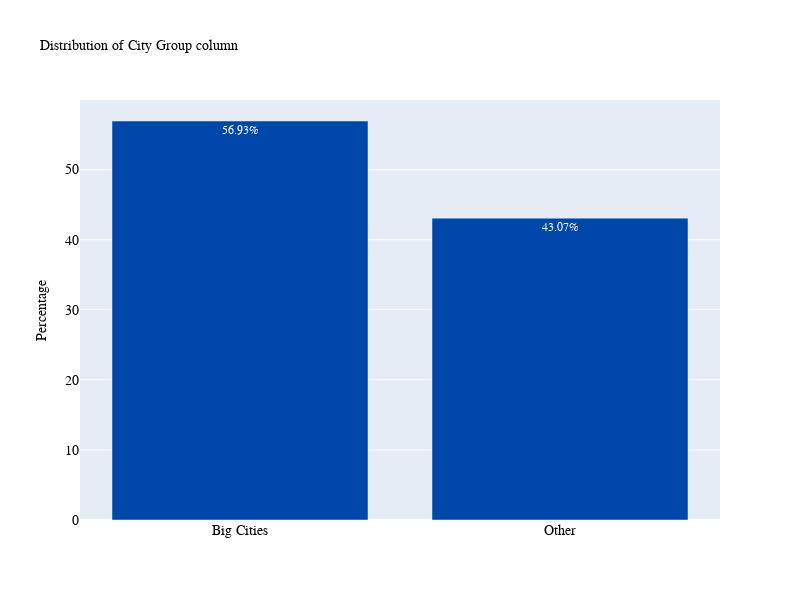

The cell this chart's notebook holds for it:
### Code cell
plot_bar('City Group')

### Figure 1 — Plotly figure (JSON) as saved in the notebook; plotly's stock layout.template omitted (floating-point values rounded to 4 significant figures)
{"data": [{"marker": {"color": "#0047AB"}, "text": ["56.93%", "43.07%"], "textposition": "auto", "type": "bar", "x": ["Big Cities", "Other"], "y": [56.93, 43.07]}], "layout": {"autosize": false, "font": {"color": "white", "family": "Courier New, monospace", "size": 12}, "height": 600, "title": {"font": {"color": "black", "family": "Courier New, monospace", "size": 14}, "text": "Distribution of City Group column"}, "width": 800, "xaxis": {"tickfont": {"color": "black", "family": "Courier New, monospace", "size": 14}}, "yaxis": {"tickfont": {"color": "black", "family": "Courier New, monospace", "size": 14}, "title": {"font": {"color": "black", "size": 14}, "text": "Percentage"}}}}
